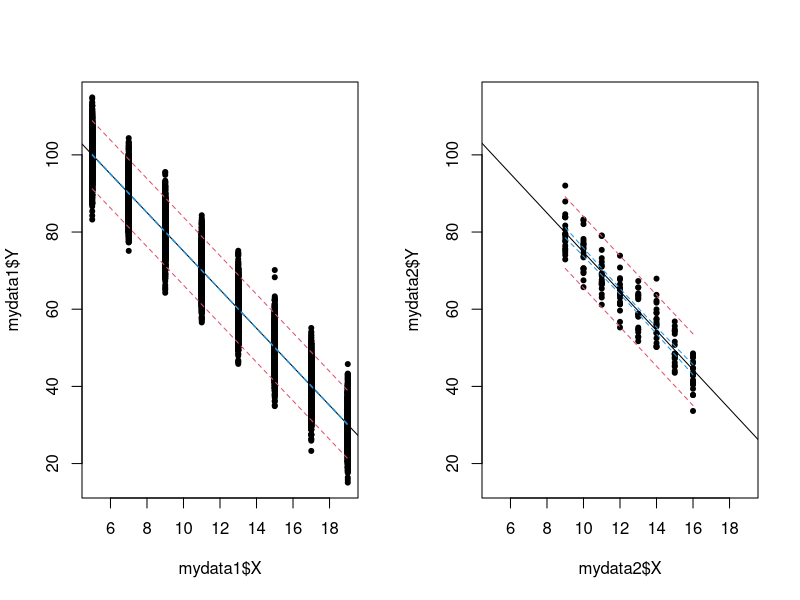

R code for this plot:
setwd("/Users/Qihong/Dropbox/Current Courses/STAT333/333hw3")
rm(list = ls())

mydata1 = read.csv('Data1_large.csv');
mydata2 = read.csv('Data2_large.csv');

# fit the model 
lm1.fit = lm(Y ~ X, data = mydata1)
lm2.fit = lm(Y ~ X, data = mydata2)

# visualization 
xmin = min(mydata1$X, mydata2$X)
xmax = max(mydata1$X, mydata2$X)
ymin = min(mydata1$Y, mydata2$Y)
ymax = max(mydata1$Y, mydata2$Y)
par(mfrow=c(1,2))
# 1st plot 
plot(mydata1$X, mydata1$Y, pch = 20, xlim=c(xmin, xmax), ylim = c(ymin, ymax))
abline(lm1.fit)
nd <- data.frame(x=seq(xmin,xmax,length=500))
p_conf1 <- predict(lm1.fit,interval="confidence",newdata=mydata1)
p_pred1 <- predict(lm1.fit,interval="prediction",newdata=mydata1)
matlines(mydata1$X,p_conf1[,c("lwr","upr")],col=4,lty=2,type="l")
matlines(mydata1$X,p_pred1[,c("lwr","upr")],col=2,lty=2,type="l")

# 2nd plot 
plot(mydata2$X, mydata2$Y, pch = 20, xlim=c(xmin, xmax), ylim = c(ymin, ymax))
abline(lm2.fit)
nd <- data.frame(x=seq(xmin,xmax,length=500))
p_conf2 <- predict(lm2.fit,interval="confidence",newdata=mydata2)
p_pred2 <- predict(lm2.fit,interval="prediction",newdata=mydata2)
matlines(mydata2$X,p_conf2[,c("lwr","upr")],col=4,lty=2,type="l")
matlines(mydata2$X,p_pred2[,c("lwr","upr")],col=2,lty=2,type="l")


# compare stats 
summary(lm1.fit)
summary(lm2.fit)

anova(lm1.fit)
anova(lm2.fit)


# compare confidence intervals 
Xnew = data.frame(X = 15)
predict(lm1.fit, Xnew, interval = "confidence", level = 0.95, se.fit = T)
predict(lm2.fit, Xnew, interval = "confidence", level = 0.95, se.fit = T)
# compare prediction intervals 
predict(lm1.fit, Xnew, interval = "prediction", level = 0.95, se.fit = T)
predict(lm2.fit, Xnew, interval = "prediction", level = 0.95, se.fit = T)


anova1 = as.data.frame(anova(lm1.fit))
anova2 = as.data.frame(anova(lm2.fit))
# 
n = 160
Xh = 15
SSxx1 = sum(mydata1$X^2) - sum(mydata1$X)^2/n
MSE1 = anova1$"Mean Sq"[2]
SE_CI1 = sqrt(MSE1 * ( (1/n) + (Xh - mean(mydata1$X))/SSxx1 ))
SE_Pr1 = sqrt(MSE1 * ( 1 + (1/n) + (Xh - mean(mydata1$X))/SSxx1 ))
SE_CI1
SE_Pr1

SSxx2 = sum(mydata2$X^2) - sum(mydata2$X)^2/n
MSE2 = anova2$"Mean Sq"[2]
SE_CI2 = sqrt(MSE2 * ( (1/n) + (Xh - mean(mydata2$X))/SSxx2 ))
SE_Pr2 = sqrt(MSE2 * ( 1 + (1/n) + (Xh - mean(mydata2$X))/SSxx2 ))
SE_CI2
SE_Pr2


